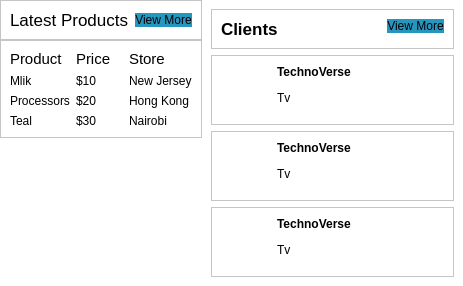
        <widget class="QWidget" name="mainFrame" native="true">
         <property name="sizePolicy">
          <sizepolicy hsizetype="Preferred" vsizetype="Expanding">
           <horstretch>0</horstretch>
           <verstretch>0</verstretch>
          </sizepolicy>
         </property>
         <layout class="QHBoxLayout" name="horizontalLayout_15">
          <property name="spacing">
           <number>0</number>
          </property>
          <property name="leftMargin">
           <number>0</number>
          </property>
          <property name="topMargin">
           <number>0</number>
          </property>
          <property name="rightMargin">
           <number>0</number>
          </property>
          <property name="bottomMargin">
           <number>0</number>
          </property>
          <item>
           <widget class="QWidget" name="widget_4" native="true">
            <property name="styleSheet">
             <string notr="true">background-color:#ffffff;</string>
            </property>
            <layout class="QVBoxLayout" name="verticalLayout_3">
             <property name="spacing">
              <number>0</number>
             </property>
             <property name="leftMargin">
              <number>0</number>
             </property>
             <property name="topMargin">
              <number>0</number>
             </property>
             <property name="rightMargin">
              <number>0</number>
             </property>
             <property name="bottomMargin">
              <number>0</number>
             </property>
             <item alignment="Qt::AlignTop">
              <widget class="QFrame" name="frame_5">
               <property name="frameShape">
                <enum>QFrame::StyledPanel</enum>
               </property>
               <property name="frameShadow">
                <enum>QFrame::Raised</enum>
               </property>
               <layout class="QHBoxLayout" name="horizontalLayout_16">
                <item alignment="Qt::AlignLeft">
                 <widget class="QLabel" name="label_20">
                  <property name="font">
                   <font>
                    <pointsize>13</pointsize>
                   </font>
                  </property>
                  <property name="text">
                   <string>Latest Products</string>
                  </property>
                 </widget>
                </item>
                <item alignment="Qt::AlignRight">
                 <widget class="QPushButton" name="pushButton">
                  <property name="styleSheet">
                   <string notr="true">background-color:#2696bc;
color:#03010a;
border-radius:10px;</string>
                  </property>
                  <property name="text">
                   <string>View More</string>
                  </property>
                  <property name="icon">
                   <iconset resource="icon/icons.qrc">
                    <normaloff>:/icons/C:/Users/Aqib/Desktop/feather/arrow-right.svg</normaloff>:/icons/C:/Users/Aqib/Desktop/feather/arrow-right.svg</iconset>
                  </property>
                 </widget>
                </item>
               </layout>
              </widget>
             </item>
             <item alignment="Qt::AlignTop">
              <widget class="QFrame" name="frame_6">
               <property name="sizePolicy">
                <sizepolicy hsizetype="Preferred" vsizetype="Expanding">
                 <horstretch>0</horstretch>
                 <verstretch>0</verstretch>
                </sizepolicy>
               </property>
               <property name="frameShape">
                <enum>QFrame::StyledPanel</enum>
               </property>
               <property name="frameShadow">
                <enum>QFrame::Raised</enum>
               </property>
               <layout class="QGridLayout" name="gridLayout">
                <item row="2" column="1">
                 <widget class="QLabel" name="label_28">
                  <property name="text">
                   <string>$20</string>
                  </property>
                 </widget>
                </item>
                <item row="3" column="0">
                 <widget class="QLabel" name="label_30">
                  <property name="text">
                   <string>Teal</string>
                  </property>
                 </widget>
                </item>
                <item row="1" column="2">
                 <widget class="QLabel" name="label_26">
                  <property name="text">
                   <string>New Jersey</string>
                  </property>
                 </widget>
                </item>
                <item row="2" column="2">
                 <widget class="QLabel" name="label_29">
                  <property name="text">
                   <string>Hong Kong</string>
                  </property>
                 </widget>
                </item>
                <item row="2" column="0">
                 <widget class="QLabel" name="label_27">
                  <property name="text">
                   <string>Processors</string>
                  </property>
                 </widget>
                </item>
                <item row="0" column="2">
                 <widget class="QLabel" name="label_23">
                  <property name="font">
                   <font>
                    <pointsize>11</pointsize>
                   </font>
                  </property>
                  <property name="text">
                   <string>Store</string>
                  </property>
                 </widget>
                </item>
                <item row="0" column="1">
                 <widget class="QLabel" name="label_22">
                  <property name="font">
                   <font>
                    <pointsize>11</pointsize>
                   </font>
                  </property>
                  <property name="text">
                   <string>Price</string>
                  </property>
                 </widget>
                </item>
                <item row="1" column="1">
                 <widget class="QLabel" name="label_25">
                  <property name="text">
                   <string>$10</string>
                  </property>
                 </widget>
                </item>
                <item row="1" column="0">
                 <widget class="QLabel" name="label_24">
                  <property name="text">
                   <string>Mlik</string>
                  </property>
                 </widget>
                </item>
                <item row="0" column="0">
                 <widget class="QLabel" name="label_21">
                  <property name="font">
                   <font>
                    <pointsize>11</pointsize>
                   </font>
                  </property>
                  <property name="text">
                   <string>Product</string>
                  </property>
                 </widget>
                </item>
                <item row="3" column="2">
                 <widget class="QLabel" name="label_32">
                  <property name="text">
                   <string>Nairobi</string>
                  </property>
                 </widget>
                </item>
                <item row="3" column="1">
                 <widget class="QLabel" name="label_31">
                  <property name="text">
                   <string>$30</string>
                  </property>
                 </widget>
                </item>
               </layout>
              </widget>
             </item>
             <item>
              <spacer name="verticalSpacer">
               <property name="orientation">
                <enum>Qt::Vertical</enum>
               </property>
               <property name="sizeHint" stdset="0">
                <size>
                 <width>20</width>
                 <height>40</height>
                </size>
               </property>
              </spacer>
             </item>
            </layout>
           </widget>
          </item>
          <item>
           <widget class="QWidget" name="widget_5" native="true">
            <property name="styleSheet">
             <string notr="true">background-color:#ffffff;</string>
            </property>
            <layout class="QVBoxLayout" name="verticalLayout_6">
             <item>
              <widget class="QFrame" name="frame_7">
               <property name="frameShape">
                <enum>QFrame::StyledPanel</enum>
               </property>
               <property name="frameShadow">
                <enum>QFrame::Raised</enum>
               </property>
               <layout class="QHBoxLayout" name="horizontalLayout_17">
                <item alignment="Qt::AlignLeft|Qt::AlignTop">
                 <widget class="QLabel" name="label_33">
                  <property name="font">
                   <font>
                    <pointsize>13</pointsize>
                    <weight>75</weight>
                    <bold>true</bold>
                   </font>
                  </property>
                  <property name="text">
                   <string>Clients</string>
                  </property>
                 </widget>
                </item>
                <item alignment="Qt::AlignRight|Qt::AlignTop">
                 <widget class="QPushButton" name="pushButton_2">
                  <property name="styleSheet">
                   <string notr="true">background-color:#2696bc;
color:#03010a;
border-radius:10px;</string>
                  </property>
                  <property name="text">
                   <string>View More</string>
                  </property>
                  <property name="icon">
                   <iconset resource="icon/icons.qrc">
                    <normaloff>:/icons/C:/Users/Aqib/Desktop/feather/arrow-right.svg</normaloff>:/icons/C:/Users/Aqib/Desktop/feather/arrow-right.svg</iconset>
                  </property>
                 </widget>
                </item>
               </layout>
              </widget>
             </item>
             <item alignment="Qt::AlignTop">
              <widget class="QFrame" name="frame_10">
               <property name="frameShape">
                <enum>QFrame::StyledPanel</enum>
               </property>
               <property name="frameShadow">
                <enum>QFrame::Raised</enum>
               </property>
               <layout class="QHBoxLayout" name="horizontalLayout_10">
                <item>
                 <widget class="QLabel" name="label_38">
                  <property name="minimumSize">
                   <size>
                    <width>50</width>
                    <height>50</height>
                   </size>
                  </property>
                  <property name="maximumSize">
                   <size>
                    <width>50</width>
                    <height>50</height>
                   </size>
                  </property>
                  <property name="text">
                   <string/>
                  </property>
                  <property name="pixmap">
                   <pixmap resource="icon/icons.qrc">:/images/Logo.png</pixmap>
                  </property>
                  <property name="scaledContents">
                   <bool>true</bool>
                  </property>
                 </widget>
                </item>
                <item alignment="Qt::AlignTop">
                 <widget class="QLabel" name="label_39">
                  <property name="text">
                   <string>&lt;html&gt;&lt;head/&gt;&lt;body&gt;&lt;p&gt;&lt;span style=&quot; font-weight:600;&quot;&gt;TechnoVerse&lt;/span&gt;&lt;/p&gt;&lt;p&gt;Tv&lt;/p&gt;&lt;/body&gt;&lt;/html&gt;</string>
                  </property>
                 </widget>
                </item>
                <item>
                 <widget class="QLabel" name="label_40">
                  <property name="minimumSize">
                   <size>
                    <width>25</width>
                    <height>25</height>
                   </size>
                  </property>
                  <property name="maximumSize">
                   <size>
                    <width>25</width>
                    <height>25</height>
                   </size>
                  </property>
                  <property name="text">
                   <string/>
                  </property>
                  <property name="pixmap">
                   <pixmap resource="icon/icons.qrc">:/icons/C:/Users/Aqib/Desktop/feather/facebook.svg</pixmap>
                  </property>
                  <property name="scaledContents">
                   <bool>true</bool>
                  </property>
                 </widget>
                </item>
                <item>
                 <widget class="QLabel" name="label_41">
                  <property name="minimumSize">
                   <size>
                    <width>25</width>
                    <height>25</height>
                   </size>
                  </property>
                  <property name="maximumSize">
                   <size>
                    <width>25</width>
                    <height>25</height>
                   </size>
                  </property>
                  <property name="text">
                   <string/>
                  </property>
                  <property name="pixmap">
                   <pixmap resource="icon/icons.qrc">:/icons/C:/Users/Aqib/Desktop/feather/message-circle.svg</pixmap>
                  </property>
                  <property name="scaledContents">
                   <bool>true</bool>
                  </property>
                 </widget>
                </item>
                <item>
                 <widget class="QLabel" name="label_42">
                  <property name="minimumSize">
                   <size>
                    <width>25</width>
                    <height>25</height>
                   </size>
                  </property>
                  <property name="maximumSize">
                   <size>
                    <width>25</width>
                    <height>25</height>
                   </size>
                  </property>
                  <property name="text">
                   <string/>
                  </property>
                  <property name="pixmap">
                   <pixmap resource="icon/icons.qrc">:/icons/C:/Users/Aqib/Desktop/feather/phone-call.svg</pixmap>
                  </property>
                  <property name="scaledContents">
                   <bool>true</bool>
                  </property>
                 </widget>
                </item>
               </layout>
              </widget>
             </item>
             <item alignment="Qt::AlignTop">
              <widget class="QFrame" name="frame_9">
               <property name="frameShape">
                <enum>QFrame::StyledPanel</enum>
               </property>
               <property name="frameShadow">
                <enum>QFrame::Raised</enum>
               </property>
               <layout class="QHBoxLayout" name="horizontalLayout_9">
                <item>
                 <widget class="QLabel" name="label_10">
                  <property name="minimumSize">
                   <size>
                    <width>50</width>
                    <height>50</height>
                   </size>
                  </property>
                  <property name="maximumSize">
                   <size>
                    <width>50</width>
                    <height>50</height>
                   </size>
                  </property>
                  <property name="text">
                   <string/>
                  </property>
                  <property name="pixmap">
                   <pixmap resource="icon/icons.qrc">:/images/Logo.png</pixmap>
                  </property>
                  <property name="scaledContents">
                   <bool>true</bool>
                  </property>
                 </widget>
                </item>
                <item alignment="Qt::AlignTop">
                 <widget class="QLabel" name="label_34">
                  <property name="text">
                   <string>&lt;html&gt;&lt;head/&gt;&lt;body&gt;&lt;p&gt;&lt;span style=&quot; font-weight:600;&quot;&gt;TechnoVerse&lt;/span&gt;&lt;/p&gt;&lt;p&gt;Tv&lt;/p&gt;&lt;/body&gt;&lt;/html&gt;</string>
                  </property>
                 </widget>
                </item>
                <item>
                 <widget class="QLabel" name="label_35">
                  <property name="minimumSize">
                   <size>
                    <width>25</width>
                    <height>25</height>
                   </size>
                  </property>
                  <property name="maximumSize">
                   <size>
                    <width>25</width>
                    <height>25</height>
                   </size>
                  </property>
                  <property name="text">
                   <string/>
                  </property>
                  <property name="pixmap">
                   <pixmap resource="icon/icons.qrc">:/icons/C:/Users/Aqib/Desktop/feather/facebook.svg</pixmap>
                  </property>
                  <property name="scaledContents">
                   <bool>true</bool>
                  </property>
                 </widget>
                </item>
                <item>
                 <widget class="QLabel" name="label_36">
                  <property name="minimumSize">
                   <size>
                    <width>25</width>
                    <height>25</height>
                   </size>
                  </property>
                  <property name="maximumSize">
                   <size>
                    <width>25</width>
                    <height>25</height>
                   </size>
                  </property>
                  <property name="text">
                   <string/>
                  </property>
                  <property name="pixmap">
                   <pixmap resource="icon/icons.qrc">:/icons/C:/Users/Aqib/Desktop/feather/message-circle.svg</pixmap>
                  </property>
                  <property name="scaledContents">
                   <bool>true</bool>
                  </property>
                 </widget>
                </item>
                <item>
                 <widget class="QLabel" name="label_37">
                  <property name="minimumSize">
                   <size>
                    <width>25</width>
                    <height>25</height>
                   </size>
                  </property>
                  <property name="maximumSize">
                   <size>
                    <width>25</width>
                    <height>25</height>
                   </size>
                  </property>
                  <property name="text">
                   <string/>
                  </property>
                  <property name="pixmap">
                   <pixmap resource="icon/icons.qrc">:/icons/C:/Users/Aqib/Desktop/feather/phone-call.svg</pixmap>
                  </property>
                  <property name="scaledContents">
                   <bool>true</bool>
                  </property>
                 </widget>
                </item>
               </layout>
              </widget>
             </item>
             <item>
              <widget class="QFrame" name="frame_8">
               <property name="frameShape">
                <enum>QFrame::StyledPanel</enum>
               </property>
               <property name="frameShadow">
                <enum>QFrame::Raised</enum>
               </property>
               <layout class="QHBoxLayout" name="horizontalLayout_8">
                <item>
                 <widget class="QLabel" name="label_5">
                  <property name="minimumSize">
                   <size>
                    <width>50</width>
                    <height>50</height>
                   </size>
                  </property>
                  <property name="maximumSize">
                   <size>
                    <width>50</width>
                    <height>50</height>
                   </size>
                  </property>
                  <property name="text">
                   <string/>
                  </property>
                  <property name="pixmap">
                   <pixmap resource="icon/icons.qrc">:/images/Logo.png</pixmap>
                  </property>
                  <property name="scaledContents">
                   <bool>true</bool>
                  </property>
                 </widget>
                </item>
                <item alignment="Qt::AlignTop">
                 <widget class="QLabel" name="label_6">
                  <property name="text">
                   <string>&lt;html&gt;&lt;head/&gt;&lt;body&gt;&lt;p&gt;&lt;span style=&quot; font-weight:600;&quot;&gt;TechnoVerse&lt;/span&gt;&lt;/p&gt;&lt;p&gt;Tv&lt;/p&gt;&lt;/body&gt;&lt;/html&gt;</string>
                  </property>
                 </widget>
                </item>
                <item>
                 <widget class="QLabel" name="label_7">
                  <property name="minimumSize">
                   <size>
                    <width>25</width>
                    <height>25</height>
                   </size>
                  </property>
                  <property name="maximumSize">
                   <size>
                    <width>25</width>
                    <height>25</height>
                   </size>
                  </property>
                  <property name="text">
                   <string/>
                  </property>
                  <property name="pixmap">
                   <pixmap resource="icon/icons.qrc">:/icons/C:/Users/Aqib/Desktop/feather/facebook.svg</pixmap>
                  </property>
                  <property name="scaledContents">
                   <bool>true</bool>
                  </property>
                 </widget>
                </item>
                <item>
                 <widget class="QLabel" name="label_8">
                  <property name="minimumSize">
                   <size>
                    <width>25</width>
                    <height>25</height>
                   </size>
                  </property>
                  <property name="maximumSize">
                   <size>
                    <width>25</width>
                    <height>25</height>
                   </size>
                  </property>
                  <property name="text">
                   <string/>
                  </property>
                  <property name="pixmap">
                   <pixmap resource="icon/icons.qrc">:/icons/C:/Users/Aqib/Desktop/feather/message-circle.svg</pixmap>
                  </property>
                  <property name="scaledContents">
                   <bool>true</bool>
                  </property>
                 </widget>
                </item>
                <item>
                 <widget class="QLabel" name="label_9">
                  <property name="minimumSize">
                   <size>
                    <width>25</width>
                    <height>25</height>
                   </size>
                  </property>
                  <property name="maximumSize">
                   <size>
                    <width>25</width>
                    <height>25</height>
                   </size>
                  </property>
                  <property name="text">
                   <string/>
                  </property>
                  <property name="pixmap">
                   <pixmap resource="icon/icons.qrc">:/icons/C:/Users/Aqib/Desktop/feather/phone-call.svg</pixmap>
                  </property>
                  <property name="scaledContents">
                   <bool>true</bool>
                  </property>
                 </widget>
                </item>
               </layout>
              </widget>
             </item>
            </layout>
           </widget>
          </item>
         </layout>
        </widget>
